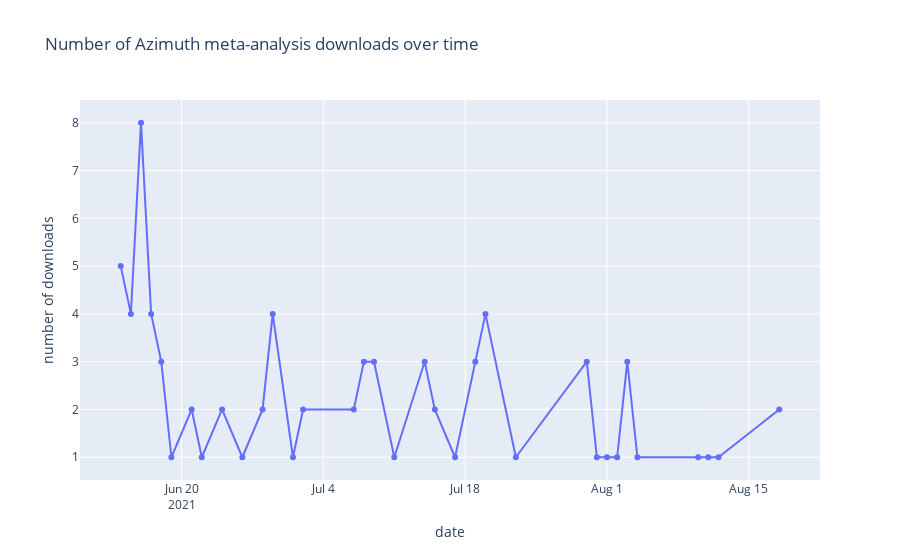

The notebook cell this image was saved under:
### Code cell
azimuth = downloads_df[downloads_df['dataset_id'] == 'f72958f5-7f42-4ebb-98da-445b0c6de516']
azimuth = azimuth.groupby(['download_dt','filetype', 'remoteip', 'download_agent']).sum().reset_index()
azimuth['count'] = 1
azimuth = azimuth[['download_dt', 'count']].groupby(['download_dt']).sum().reset_index()

fig = go.Figure(go.Scatter(
    mode = "lines+markers",
    x = azimuth['download_dt'].tolist(),
    y = azimuth['count'].tolist()
    ))

fig.update_layout(
    title="Number of Azimuth meta-analysis downloads over time",
    xaxis_title="date",
    yaxis_title="number of downloads"
)
             
fig.show()

### Figure 1 — Plotly figure (JSON) as saved in the notebook; plotly's stock layout.template omitted (floating-point values rounded to 4 significant figures)
{"data": [{"mode": "lines+markers", "type": "scatter", "x": ["2021-06-14", "2021-06-15", "2021-06-16", "2021-06-17", "2021-06-18", "2021-06-19", "2021-06-21", "2021-06-22", "2021-06-24", "2021-06-26", "2021-06-28", "2021-06-29", "2021-07-01", "2021-07-02", "2021-07-07", "2021-07-08", "2021-07-09", "2021-07-11", "2021-07-14", "2021-07-15", "2021-07-17", "2021-07-19", "2021-07-20", "2021-07-23", "2021-07-30", "2021-07-31", "2021-08-01", "2021-08-02", "2021-08-03", "2021-08-04", "2021-08-10", "2021-08-11", "2021-08-12", "2021-08-18"], "y": [5, 4, 8, 4, 3, 1, 2, 1, 2, 1, 2, 4, 1, 2, 2, 3, 3, 1, 3, 2, 1, 3, 4, 1, 3, 1, 1, 1, 3, 1, 1, 1, 1, 2]}], "layout": {"title": {"text": "Number of Azimuth meta-analysis downloads over time"}, "xaxis": {"title": {"text": "date"}}, "yaxis": {"title": {"text": "number of downloads"}}}}
